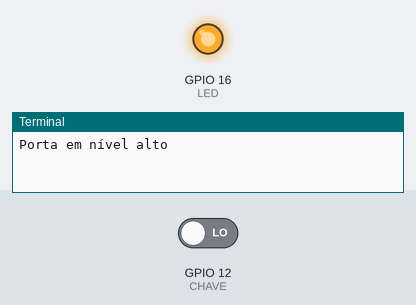
Recording of a program running on a simulated Raspberry Pi (BCM pin numbers). Shown: output pins drawn as LEDs (lit = HIGH), the last lines printed to the terminal. Inputs (shaded band) come from the test bench; at power-on: GPIO 12 (CHAVE) LOW. At 18.0 s the program stops and its outputs stay as they are.

Above: at 0.1 s.
At 15.1 s:
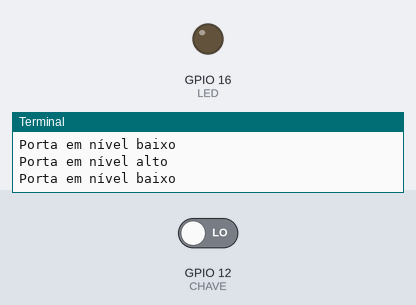
Timing chart, 0 to 16.6 s (numbered marks = the images above):
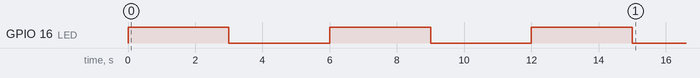

The program:

main.py
```python
#*******************************************************************
#                  RASPBBERRRY PI 3 - GPIO
#*******************************************************************
# -*- coding: utf-8 -*-
'''
Exemplo para manipulação das portas GPIO do Raspberry Pi3.
OBS:
1) As portas possuem tensão  de saída de 3,3V@50mA.
2) Pinagem dos pinos do GPIO no arquivo GPIO_Pinout.png
3) Utilizazar GPIO.setmode(GPIO.BCM)ou GPIO.setmode(GPIO.BOARD).
Existem dois modos de numeração para BOARD e BCM.
4) Habilite as portas GPIO em Preferences -> Rasp pi Config ->
Interfaces -> Remote GPIO
5) Utiliza o comando gpio readall no shell console do raspian
para verificar as mudanças das portas.
6) A numeração em BCM é mostrada com o comando gpio readall.
'''
#************************* MÓDULOS ********************************
import RPi.GPIO as GPIO   #Módulo de controle das portas GPIO
import time               #Para uso de delay
#******************************************************************

#****************** CONSTANTES E VARIÁVEIS ************************
LED = 16	#Saída para o led, pino 36
CHAVE = 12
DELAY_TIME = 3
#******************************************************************

#******************** ENTRADAS E SAÍDAS ***************************
GPIO.setmode(GPIO.BCM)    #Configura o GPIO para ser usado como portas paralelas
GPIO.setup(LED, GPIO.OUT)  #Configura a porta GPIO 16(pino 36) como saída
GPIO.setup(CHAVE, GPIO.IN)   #Configura a porta GPIO 12 como entrada
#******************************************************************

#************************ MAIN CODE *******************************
for porta in range(0,3):  #loop por 3 vezes
    print('Porta em nível alto')
    GPIO.output(LED, GPIO.HIGH)			#Coloca o pino em nível alto
    time.sleep(DELAY_TIME)         	#Delay 3 segundos
    print('Porta em nível baixo')
    GPIO.output(LED, GPIO.LOW)			#Coloca o pino em nível baixo
    time.sleep(DELAY_TIME)

if (GPIO.input(CHAVE) == True):			#Testa a chave de entrada
    print('A porta de entrada esta em nível alto')
else:
    print('A porta de entrada esta em nível baixo')

GPIO.cleanup()  #Fecha a porta encerrando o processo.

#******************************************************************
```
